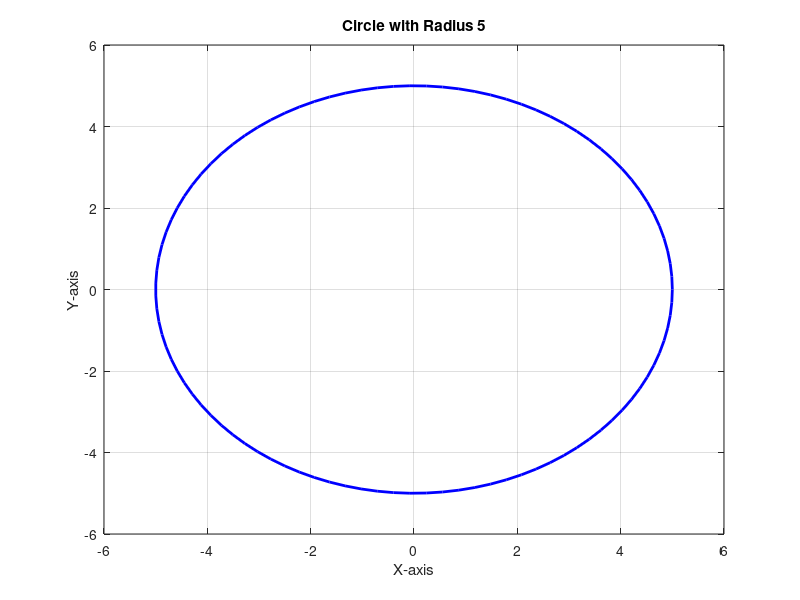

Write MATLAB code to recreate this figure.
clc, clearvars, close all

% Prompt the user for the radius of the circle
r = input('Enter the radius of the circle: ');

% Generate points along the circumference of the circle
theta = linspace(0, 2*pi, 100); % 100 points around the circle
x = r * cos(theta);
y = r * sin(theta);

% Create a figure
figure;

% Plot the circle
plot(x, y, 'b', 'LineWidth', 2);

%{
Set axis limits for better visualization
axis equal;
xlim([-r - 1, r + 1]);
ylim([-r - 1, r + 1]);
%}

% Add labels and title
xlabel('X-axis');
ylabel('Y-axis');
title(['Circle with Radius ', num2str(r)]);

% Display the circle
grid on;
